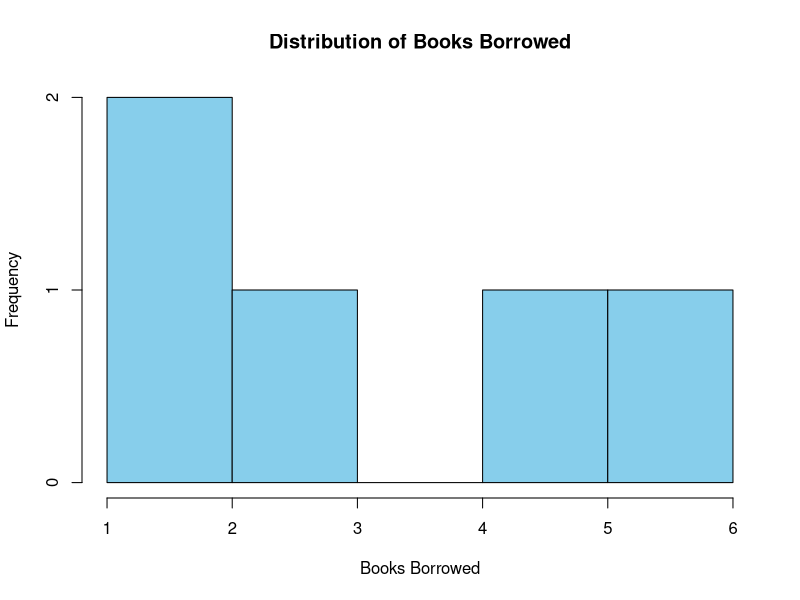
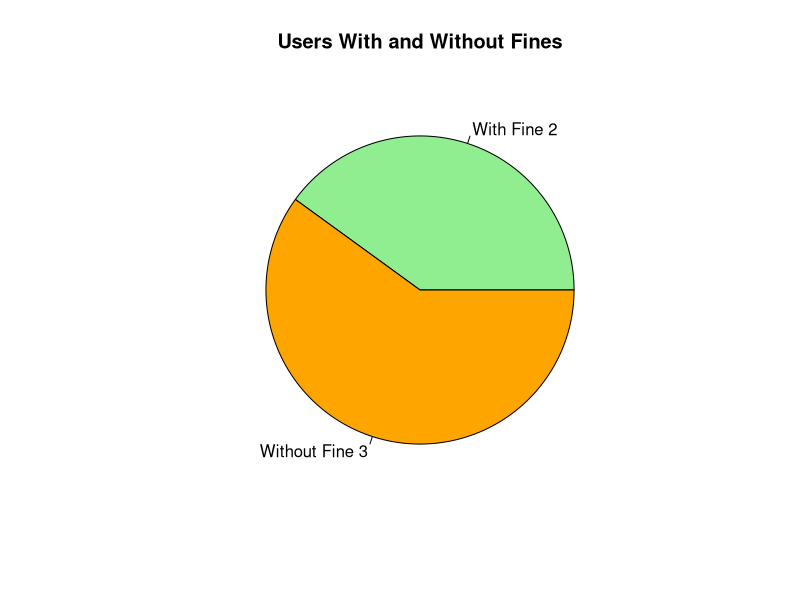
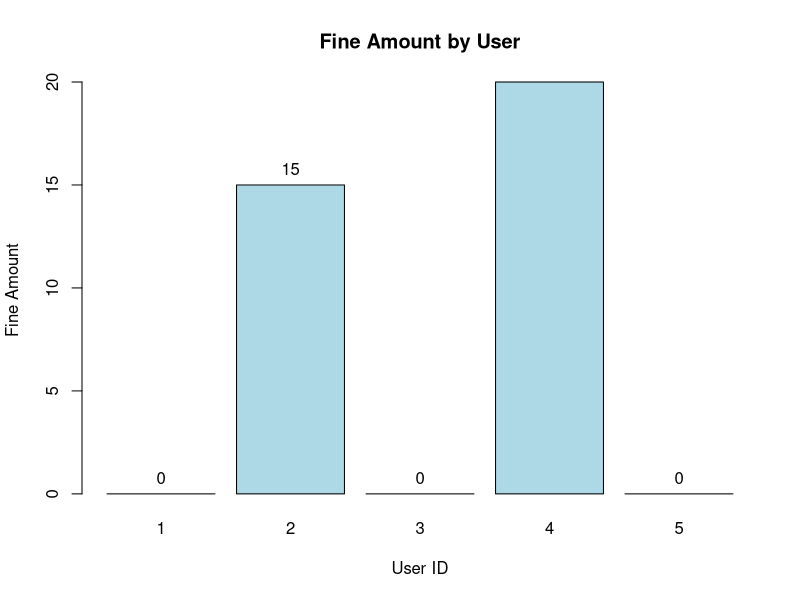
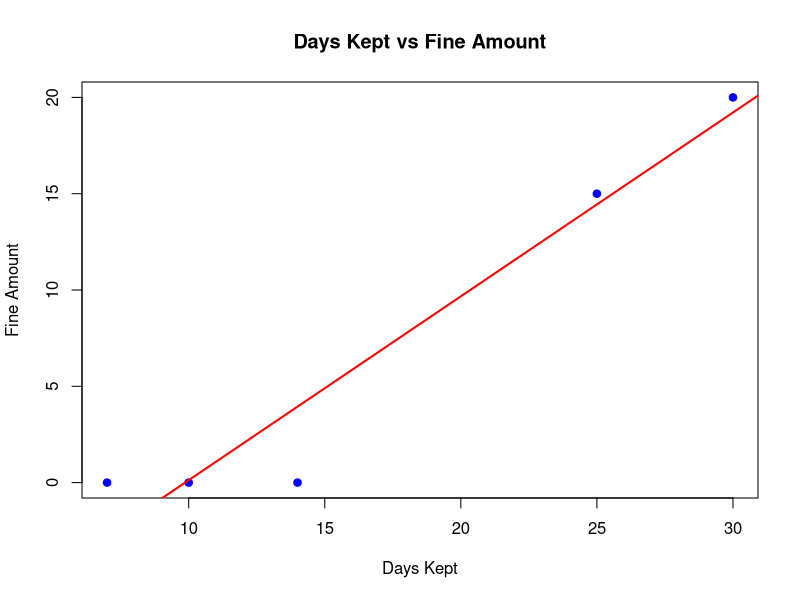

Reproduce these figures in R, in order.
setwd("E:/Development/College/Data-Handling-and-Visualization/Experiments/Exp-22-Library-Borrowing-Records")

data <- read.csv("Library_Usage.csv")

# Q1. Histogram of Books Borrowed
hist(data$Books_Borrowed,
     col="skyblue",
     main="Distribution of Books Borrowed",
     xlab="Books Borrowed",
     ylab="Frequency")

# Q2. Pie Chart - Users With and Without Fines
fine_status <- ifelse(data$Fine_Amount > 0,
                      "With Fine",
                      "Without Fine")

fine_count <- table(fine_status)

pie(fine_count,
    col=c("lightgreen","orange"),
    main="Users With and Without Fines",
    labels=paste(names(fine_count), fine_count))

# Q3. Bar Chart of Fine Amounts by User
bar <- barplot(data$Fine_Amount,
               names.arg=data$User_ID,
               col="lightblue",
               main="Fine Amount by User",
               xlab="User ID",
               ylab="Fine Amount")

text(bar,
     data$Fine_Amount,
     labels=data$Fine_Amount,
     pos=3)

# Q4. Scatter Plot of Days Kept vs Fine Amount
plot(data$Days_Kept,
     data$Fine_Amount,
     pch=19,
     col="blue",
     main="Days Kept vs Fine Amount",
     xlab="Days Kept",
     ylab="Fine Amount")

abline(lm(Fine_Amount ~ Days_Kept,
          data=data),
       col="red",
       lwd=2)

print(data)
